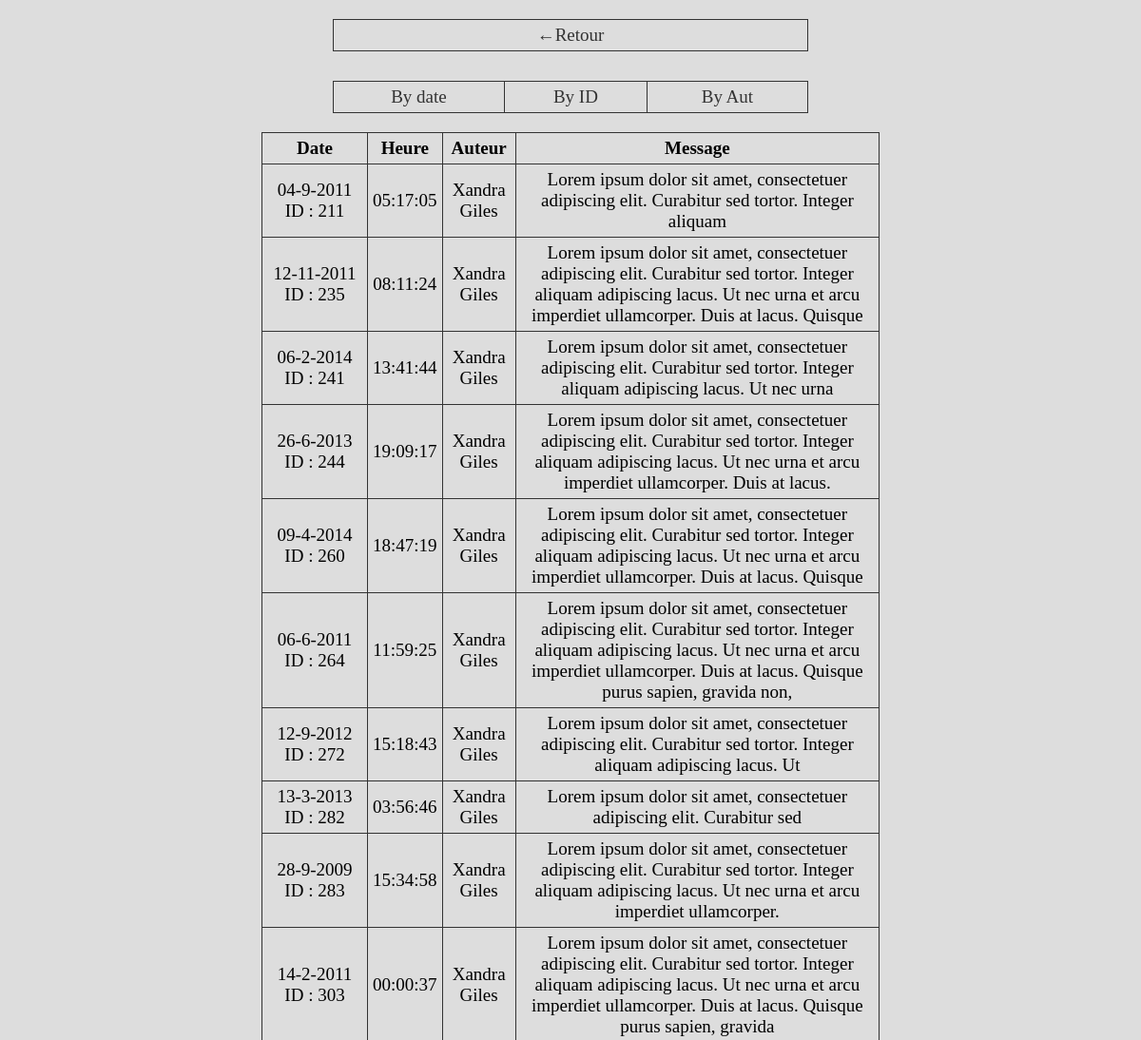
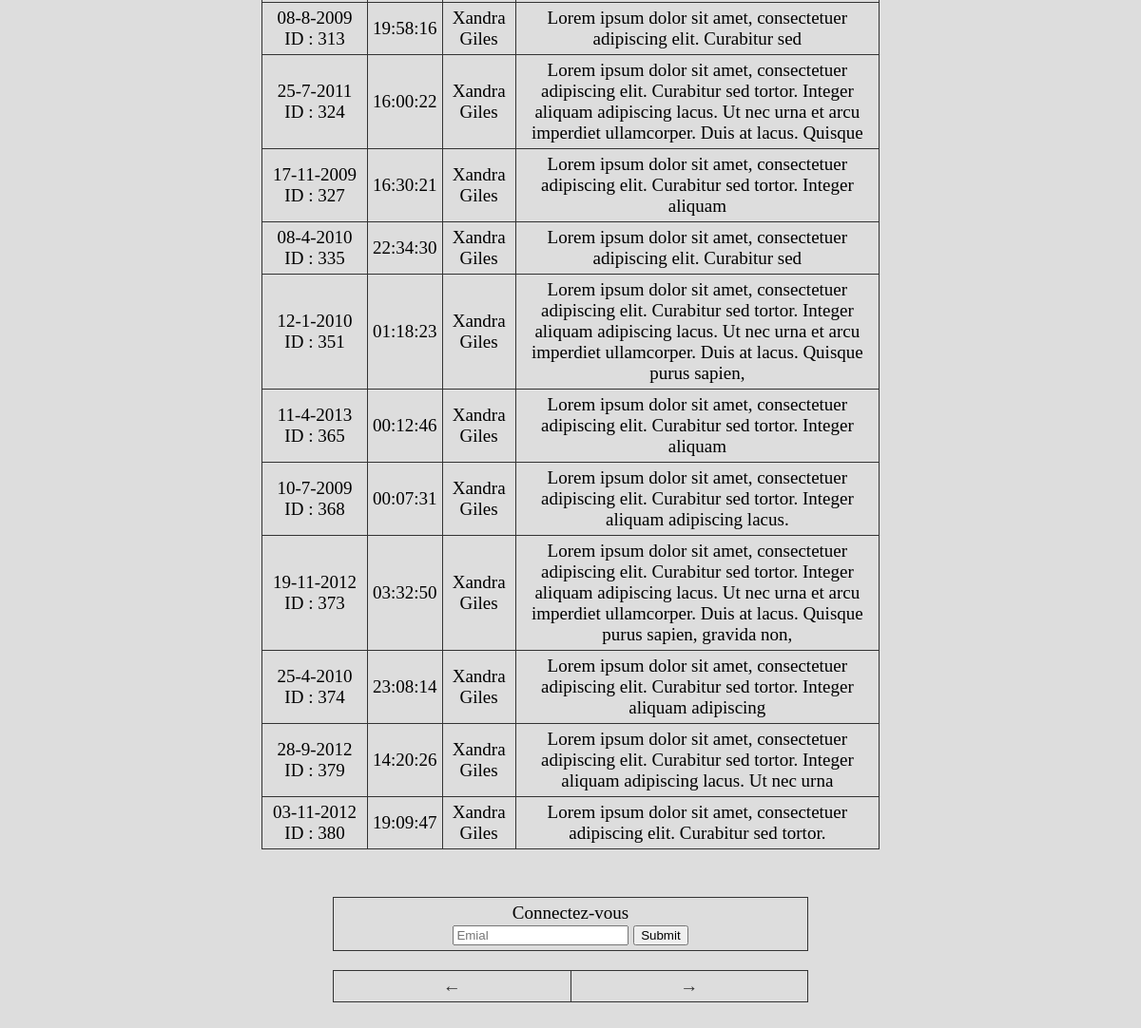
Screenshot of /messages.php?id=3 with the database file from the repository (2 pictures, top to bottom).
### tables this page shows
CREATE TABLE IF NOT EXISTS `message` (
    `m_id` INT(11) NOT NULL AUTO_INCREMENT,
    `m_contenu` VARCHAR(2040) NOT NULL,
    `m_date` DATETIME NOT NULL,
    `m_auteur_fk` INT(11) NOT NULL,
    `m_conversation_fk` INT(11) NOT NULL,
    PRIMARY KEY( `m_id` ),
    INDEX( `m_auteur_fk`, `m_conversation_fk` ),
    CONSTRAINT `message_to_user` FOREIGN KEY ( `m_auteur_fk` ) REFERENCES `user` ( `u_id` ) ON UPDATE CASCADE ON DELETE RESTRICT,
    CONSTRAINT `message_to_conversation` FOREIGN KEY ( `m_conversation_fk` ) REFERENCES `conversation` ( `c_id` ) ON UPDATE CASCADE ON DELETE RESTRICT
);

### classes/modal.class.php (called while the page is built, shortened)
<?php
class Modal {
    public function __construct()
    {
        try
        {
            $pdo_option = [ PDO::ATTR_ERRMODE => PDO::ERRMODE_EXCEPTION,
                            PDO::MYSQL_ATTR_INIT_COMMAND => 'SET NAMES utf8 COLLATE utf8_general_ci' ];
            $this->bdd= new PDO ('mysql:host=localhost;dbname=messages','root', '' , $pdo_option);
        }
        catch(PDOException $msg)
        {
            die($msg -> getMessage());
        }
    }
}

### classes/conversationModal.class.php (called while the page is built, shortened)
<?php
class ConversationModal extends Modal {
    private $conv;
    private $msgModal;
    private $fullConv;
    public function __construct($id)
    {
        $this->getFullConv($id);
        $this->conv = new Conversation();
        $this->conv -> setCid($this->getId($id));
        $this->conv -> setCdate($this->getDate($id));
        $this->conv -> setCheure($this->getHeure($id));
        $this->conv -> setCter($this->getTerm($id));
        $this->conv -> setC_nb_msg($this->getNbMsg($id));
        $this->msgModal = new MesgModal();
        $this->conv -> setCmsg($this->setAllMsg($this->getAllMsg($id)));
    }
    public function getAllMsg($conv_id)
    {
        $orderby="";
        if(($resource = $this->bdd->prepare('SELECT *  FROM message INNER JOIN user ON message.m_auteur_fk = user.u_id WHERE m_conversation_fk = :id '.$orderby.';'))!==FALSE)
        {
            if($resource->execute(array("id"=>$conv_id)))
            {
                if(($array = $resource->fetchAll(PDO::FETCH_ASSOC))!==FALSE)
                {
                    return $array;
                }
            }
        }
    }
    public function setAllMsg($array)
    {
        foreach($array as $msg)
        {
           $this->msgs[] = $this->msgModal->newMsg($msg['m_id']);
        }
        if(!empty($this->msgs))
        {
            return $this->msgs;
        }
    }
    public function getConv()
    {
        return $this->conv;
    }
    private function getId($id)
    {
        return $id;
    }
    public function getFullConv($id)
    {
        if(($resource = $this->bdd->prepare('SELECT DISTINCT * , COUNT(DISTINCT message.m_id) , DATE_FORMAT(c_date, "%d-%c-%Y") AS formatedDate FROM conversation LEFT JOIN message ON conversation.c_id = message.m_conversation_fk  WHERE conversation.c_id = :id GROUP BY conversation.c_id'))!==FALSE)
        {
            if($resource->execute(array("id"=>$id)))
            {
               if(($array = $resource->fetch())!==FALSE)
                {
                    $this->fullConv = $array;
                    return $array;
                }
            }
        }
    }
    public function getDate()
    {
      return $this->fullConv['formatedDate'];
    }
    private function getHeure()
    {
        return  substr($this->fullConv["c_date"], 11 , 8);
    }
    private function getTerm()
    {
        return $this->fullConv["c_termine"];
    }
    private function getNbMsg()
    {
        return ($this->fullConv["COUNT(DISTINCT message.m_id)"]);
    }
}

### classes/mesgModal.class.php (called while the page is built, shortened)
<?php
class MesgModal extends Modal {
    private $msg;
    public function newMsg($id)
    {
        $msg = new Mesg();
        $this->getSetMesg($id);
        $msg->setId($this->getID($id));
        $msg->setNom($this->getNom($id));
        $msg->setDate($this->getDate($id));
        $msg->setMsg($this->getMsg($id));
        $msg->setHeure($this->getHeure($id));
        return $msg;
    }
    public function getID($id)
    {
        return $id;
    }
    public function getSetMesg($id)
    {
        if(($resource = $this->bdd->prepare('SELECT * , DATE_FORMAT(m_date, "%d-%c-%Y") AS formatedDate FROM message INNER JOIN user ON message.m_auteur_fk = user.u_id  WHERE message.m_id = :id'))!==FALSE)
        {
            if($resource->execute(array("id"=>$id)))
            {
               if(($array = $resource->fetchAll(PDO::FETCH_ASSOC))!==FALSE)
                {
                    $this->msg = $array;
                    return $array;
                }
            }
        }
    }
    public function getNom()
    {
        $prenom = $this->msg[0]['u_prenom'] . " " . $this->msg[0]['u_nom'];
        return $prenom;
    }
    public function getDate()
    {
                    return $this->msg[0]["formatedDate"];
    }
    public function getHeure()
    {
                    $array = substr($this->msg[0]["m_date"], 11 , 8);
                    return $array;
    }
    public function getMsg()
    {
                return $this->msg[0]["m_contenu"];
    }
}

### classes/conversation.class.php (called while the page is built, shortened)
<?php
class Conversation {
    private $c_heure;
    private $c_msgs;
    public function setCheure($heure)
    {
         $this->c_heure = $heure;
    }
    public function setCmsg($msg)
    {
        $this->c_msgs = $msg;
    }
    public function getCheure()
    {
        return $this->c_heure;
    }
    public function getCmsg()
    {
        return $this->c_msgs;
    }
}

### classes/mesg.class.php (the view)
<?php
class Mesg {
    private $id;
    private $date;
    private $heure;
    private $nomPrenom;
    private $msg;
    public function setId($value)
    {
        $this->id = $value;
    }
    public function setDate($value)
    {
        $this->date = $value;
    }
    public function setHeure($value)
    {
        $this->heure = $value;
    }
    public function setNom($value)
    {
        $this->nomPrenom = $value;
    }
    public function setMsg($value)
    {
        $this->msg = $value;
    }
    public function getId()
    {
        return $this->id;
    }
    public function getDate()
    {
        return $this->date;
    }
    public function getHeure()
    {
        return $this->heure;
    }
    public function getNomPren()
    {
        return $this->nomPrenom;
    }
    public function getMsg()
    {
        return $this->msg;
    }
    public function __toString()
    {
        return '
        <tr>
        <td>'.$this->getDate().' <br> ID : '.$this->getId().'</td>
        <td>'.$this->getHeure().'</td>
        <td>'.$this->getNomPren().'</td>
        <td>'.$this->getMsg().'</td>
        </tr>
        ';
    }
}

### messages.php (shortened to what this page needs)
<?php
function loadClass( $className )
{
    $_str_file = 'classes/' .$className. '.class.php';
}
    $p=null;
         ?>
<!DOCTYPE html>
<html lang="en">
<head>
   <link rel="stylesheet" type="text/css" href="styles/index.css" />
</head>
<body>
    <table>
        <tr>
            <td><a href="./index.php" style="display: block; width: 100%; height: 100%;">&#8592;Retour</a></td>
        </tr>
    </table>
    <br>
    <table>
        <tr>
            <td><a href="?id=<?php echo $_GET['id']; ?>&bydate&<?php echo $p; ?>" style="display: block; width: 100%; height: 100%;">By date</a></td>
            <td><a href="?id=<?php echo $_GET['id']; ?>&byid" style="display: block; width: 100%; height: 100%;">By ID</a></td>
            <td><a href="?id=<?php echo $_GET['id']; ?>&byaut" style="display: block; width: 100%; height: 100%;">By Aut</a></td>
        </tr>
    </table>
    <?php
    $convMod = new ConversationModal($_GET['id']);
    if($convMod->getConv()->getCheure()!=NULL)
    {
        $conv = $convMod->getConv();
        $msgs = $conv->getCmsg();
        if($msgs!=NULL)
        {
            echo '<table style="width:650px; margin-bottom:50px;">
            <tr>
                <td style="width:100px"><strong>Date</strong></td>
                <td><strong>Heure</strong></td>
                <td><strong>Auteur</strong></td>
                <td><strong>Message</strong></td>
            </tr';
           $init=null;
           $end=null;
           if(!isset($_GET['p']) OR $_GET['p']==1)
           {
                $init = 0;
           }
           elseif(is_numeric($_GET['p']))
           {
                $init = $_GET['p'] * 20;
           }
           if(!isset($_GET['p']) OR $_GET['p']==1)
           {
                $end = 20;
           }
           elseif(is_numeric($_GET['p']))
           {
                $end = $init + 20;
           }
            for($i=$init;$i<=$end;$i++)
            {
                if(!isset($msgs[$i]))
                {
                    break;
                }
                else
                {
                  echo $msgs[$i];
                }
            }
            echo '</table>';
            $prev=null;
            if(!isset($_GET['p']) OR $_GET['p']==1)
            {
                $prev=1;
            }
            elseif(is_numeric($_GET['p']))
            {
                $prev=$_GET['p'] - 1;
            }
            $next=null;
            if(!isset($_GET['p']) OR $_GET['p']==1)
            {
                $next=2;
            }
            elseif(is_numeric($_GET['p']))
            {
                $next=$_GET['p'] + 1;
            }
                    ?><script type="text/javascript">
                   </script><?php
            $tri=null;
            if(isset($_SESSION['me']))
            {
               ?>
               <table>
                  <tr>
                     <td>
                        <form method="post" action="<?php echo (isset($_SERVER['HTTPS']) ? "https" : "http") . "://$_SERVER[HTTP_HOST]$_SERVER[REQUEST_URI]"; ?>&post">
                           <label for="cont">Message</label><br>
                           <textarea name="cont" cols="50" rows="20" placeholder="Contenue..."></textarea><br>
                           <input type="submit" value="Publier">
                        </form>
                     </td>
                  </tr>
               </table>
               <?php
            }
            else
            {
               ?>
               <table>
                  <tr>
                     <td>
                        <form method="post" action="<?php echo (isset($_SERVER['HTTPS']) ? "https" : "http") . "://$_SERVER[HTTP_HOST]$_SERVER[REQUEST_URI]"; ?>&cont">
                           <label for="email">Connectez-vous</label><br>
                           <input type="text" name="email" placeholder="Emial">
                           <input type="submit">
                        </form>
                     </td>
                  </tr>
               </table>
               <?php
            }
        ?>
        <table style="margin-bottom: 100px;">
            <tr>
                <td><a href="?id=<?php echo $_GET['id']; ?>&p=<?php echo $prev ?>&<?php echo $tri; ?>" style="display: block; width: 100%; height: 100%;">&larr;</a></td>
                <td><a href="?id=<?php echo $_GET['id']; ?>&p=<?php echo $next ?>&<?php echo $tri; ?>" style="display: block; width: 100%; height: 100%;">&rarr;</a></td>
            </tr>
        </table>
        <?php
        }
    }
    else
    {
       ?><script type="text/javascript">
        window.location.href = "./404.php";
       </script><?php
    }
    ?>
</body>
</html>

### styles/index.css (style rules this page uses)
html { font-size: 62.5%; }
body { margin: 0; background-color: #ddd; }
table { width: 500px; margin: auto; text-align: center; border-collapse: collapse; margin-top: 20px; }
table td { padding: 5px; font-size: 1.9rem; border: solid 1px #333; }
a { color: #333; text-decoration: none; }

### rows the page displays
message: Date "04-9-2011", m_id "211", m_date "05:17:05", m_contenu "Lorem ipsum dolor sit amet, consectetuer adipiscing elit. Curabitur sed tortor. Integer aliquam"
message: Date "12-11-2011", m_id "235", m_date "08:11:24", m_contenu "Lorem ipsum dolor sit amet, consectetuer adipiscing elit. Curabitur sed tortor. Integer aliquam adipiscing lacus. Ut nec urna et arcu imperdiet ullamcorper. Duis at lacus. Quisque"
message: Date "06-2-2014", m_id "241", m_date "13:41:44", m_contenu "Lorem ipsum dolor sit amet, consectetuer adipiscing elit. Curabitur sed tortor. Integer aliquam adipiscing lacus. Ut nec urna"
message: Date "26-6-2013", m_id "244", m_date "19:09:17", m_contenu "Lorem ipsum dolor sit amet, consectetuer adipiscing elit. Curabitur sed tortor. Integer aliquam adipiscing lacus. Ut nec urna et arcu imperdiet ullamcorper. Duis at lacus."
message: Date "09-4-2014", m_id "260", m_date "18:47:19", m_contenu "Lorem ipsum dolor sit amet, consectetuer adipiscing elit. Curabitur sed tortor. Integer aliquam adipiscing lacus. Ut nec urna et arcu imperdiet ullamcorper. Duis at lacus. Quisque"
message: Date "06-6-2011", m_id "264", m_date "11:59:25", m_contenu "Lorem ipsum dolor sit amet, consectetuer adipiscing elit. Curabitur sed tortor. Integer aliquam adipiscing lacus. Ut nec urna et arcu imperdiet ullamcorper. Duis at lacus. Quisque purus sapien, gravida non,"
message: Date "12-9-2012", m_id "272", m_date "15:18:43", m_contenu "Lorem ipsum dolor sit amet, consectetuer adipiscing elit. Curabitur sed tortor. Integer aliquam adipiscing lacus. Ut"
message: Date "13-3-2013", m_id "282", m_date "03:56:46", m_contenu "Lorem ipsum dolor sit amet, consectetuer adipiscing elit. Curabitur sed"
message: Date "28-9-2009", m_id "283", m_date "15:34:58", m_contenu "Lorem ipsum dolor sit amet, consectetuer adipiscing elit. Curabitur sed tortor. Integer aliquam adipiscing lacus. Ut nec urna et arcu imperdiet ullamcorper."
message: Date "14-2-2011", m_id "303", m_date "00:00:37", m_contenu "Lorem ipsum dolor sit amet, consectetuer adipiscing elit. Curabitur sed tortor. Integer aliquam adipiscing lacus. Ut nec urna et arcu imperdiet ullamcorper. Duis at lacus. Quisque purus sapien, gravida"
message: Date "08-8-2009", m_id "313", m_date "19:58:16", m_contenu "Lorem ipsum dolor sit amet, consectetuer adipiscing elit. Curabitur sed"
message: Date "25-7-2011", m_id "324", m_date "16:00:22", m_contenu "Lorem ipsum dolor sit amet, consectetuer adipiscing elit. Curabitur sed tortor. Integer aliquam adipiscing lacus. Ut nec urna et arcu imperdiet ullamcorper. Duis at lacus. Quisque"
message: Date "17-11-2009", m_id "327", m_date "16:30:21", m_contenu "Lorem ipsum dolor sit amet, consectetuer adipiscing elit. Curabitur sed tortor. Integer aliquam"
message: Date "08-4-2010", m_id "335", m_date "22:34:30", m_contenu "Lorem ipsum dolor sit amet, consectetuer adipiscing elit. Curabitur sed"
message: Date "12-1-2010", m_id "351", m_date "01:18:23", m_contenu "Lorem ipsum dolor sit amet, consectetuer adipiscing elit. Curabitur sed tortor. Integer aliquam adipiscing lacus. Ut nec urna et arcu imperdiet ullamcorper. Duis at lacus. Quisque purus sapien,"
message: Date "11-4-2013", m_id "365", m_date "00:12:46", m_contenu "Lorem ipsum dolor sit amet, consectetuer adipiscing elit. Curabitur sed tortor. Integer aliquam"
message: Date "10-7-2009", m_id "368", m_date "00:07:31", m_contenu "Lorem ipsum dolor sit amet, consectetuer adipiscing elit. Curabitur sed tortor. Integer aliquam adipiscing lacus."
message: Date "19-11-2012", m_id "373", m_date "03:32:50", m_contenu "Lorem ipsum dolor sit amet, consectetuer adipiscing elit. Curabitur sed tortor. Integer aliquam adipiscing lacus. Ut nec urna et arcu imperdiet ullamcorper. Duis at lacus. Quisque purus sapien, gravida non,"
message: Date "25-4-2010", m_id "374", m_date "23:08:14", m_contenu "Lorem ipsum dolor sit amet, consectetuer adipiscing elit. Curabitur sed tortor. Integer aliquam adipiscing"
message: Date "28-9-2012", m_id "379", m_date "14:20:26", m_contenu "Lorem ipsum dolor sit amet, consectetuer adipiscing elit. Curabitur sed tortor. Integer aliquam adipiscing lacus. Ut nec urna"
message: Date "03-11-2012", m_id "380", m_date "19:09:47", m_contenu "Lorem ipsum dolor sit amet, consectetuer adipiscing elit. Curabitur sed tortor."
